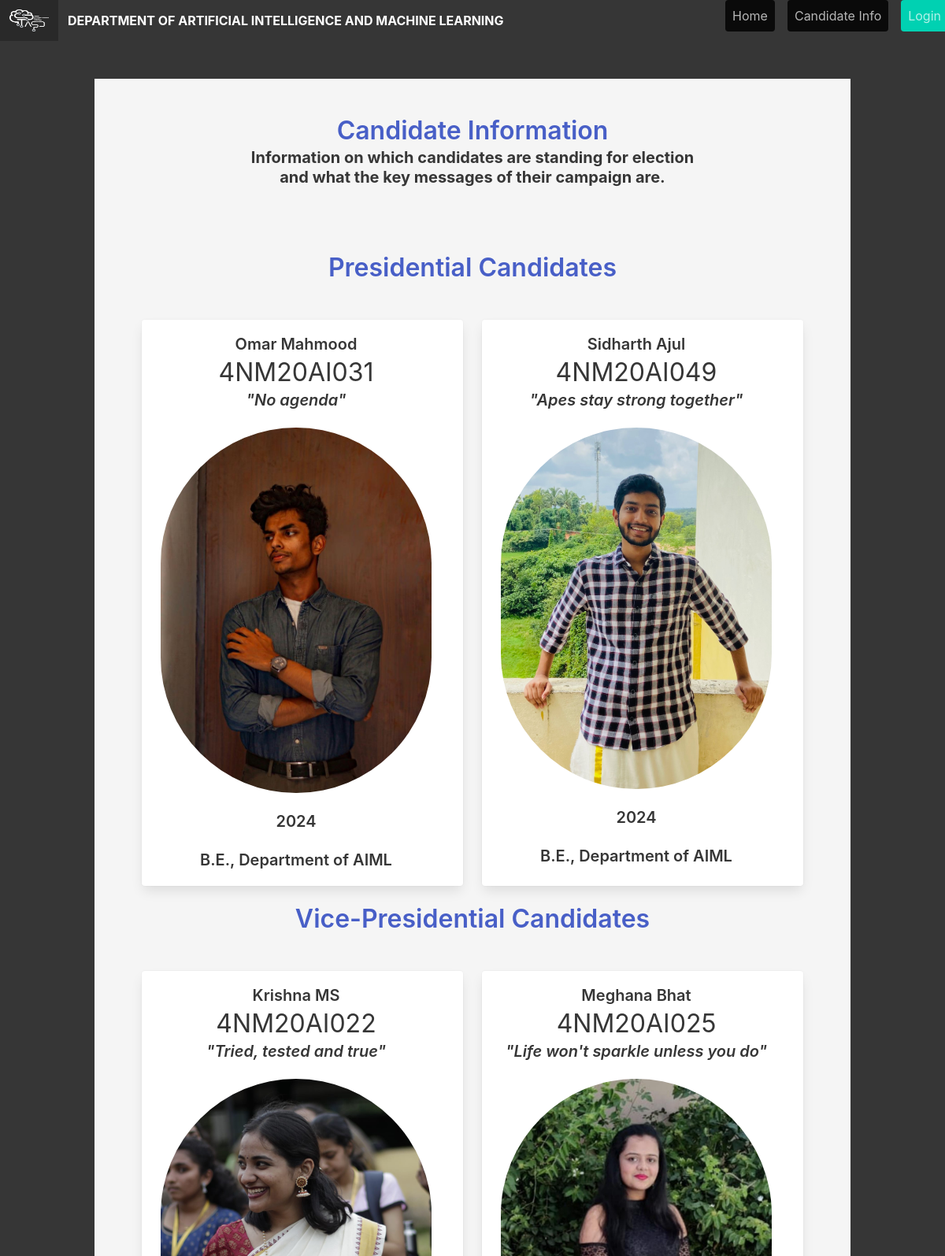
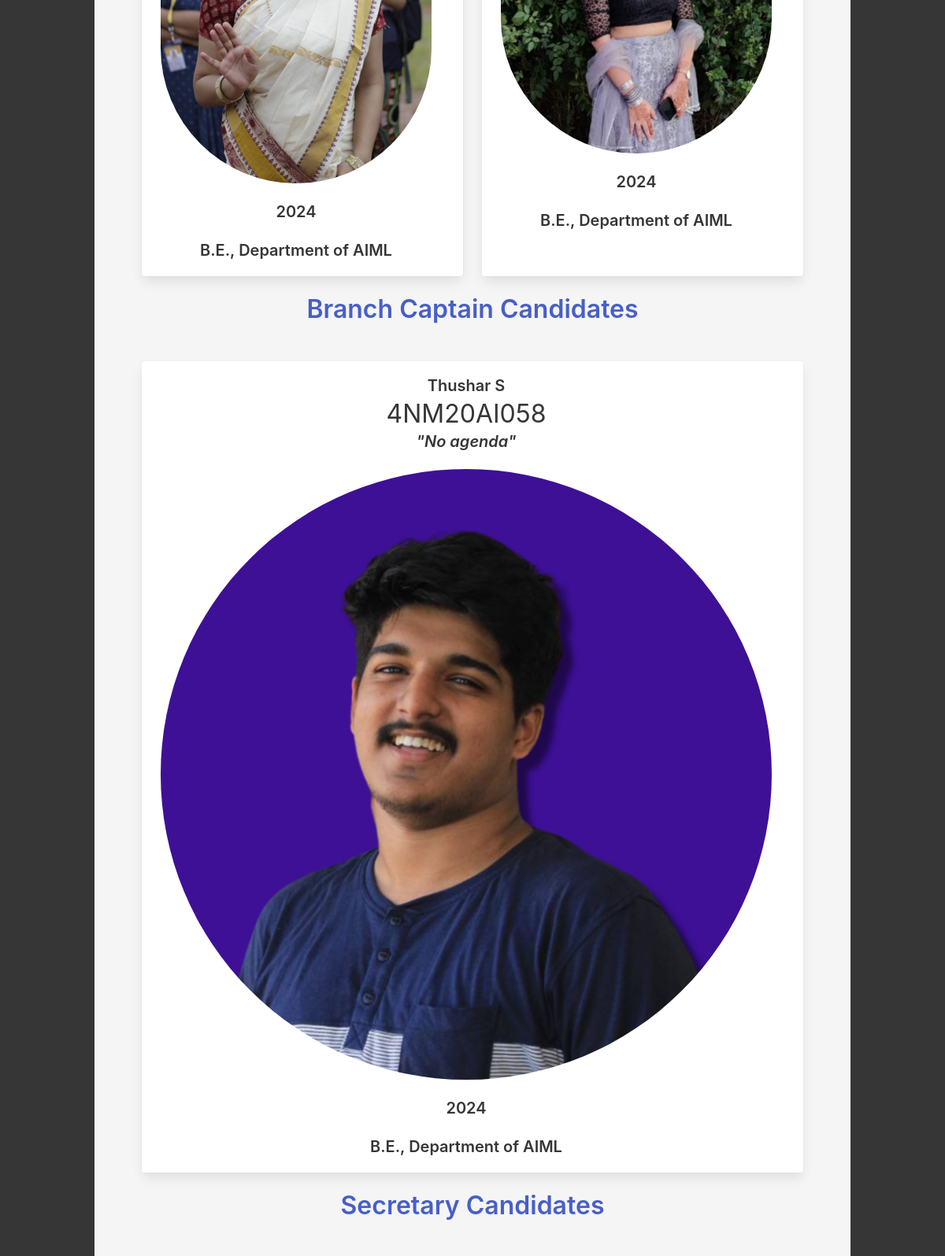
The page /candidate (upper part) on the database its author committed (2 pictures, top to bottom).
### app/models.py (models this page shows, shortened)
class CandidateModel(db.Model):
    __tablename__ = 'candidates'
    id = db.Column(db.Integer, primary_key=True, autoincrement=True)
    roll_num = db.Column(db.String(10), nullable=False, unique=True)
    first_name = db.Column(db.String(80), nullable=False)
    last_name = db.Column(db.String(80))
    batch = db.Column(db.String(120), nullable=False)
    course = db.Column(db.String(120), nullable=False)
    department = db.Column(db.String(120), nullable=False)
    post = db.Column(db.String(80), nullable=False)
    pic_path = db.Column(db.String(120), default='images/default.png')
    agenda =  db.Column(db.String(300), default="No agenda")

### app/views.py (the view)
@app.route("/candidate")
def candidate():
    prez = CandidateModel.query.filter_by(post="President").all()
    vice = CandidateModel.query.filter_by(post="Vice-President").all()
    bc = CandidateModel.query.filter_by(post="Branch-Captain").all()
    secretary = CandidateModel.query.filter_by(post="Secretary").all()
    treasurer = CandidateModel.query.filter_by(post="Treasurer").all()
    c_sec = CandidateModel.query.filter_by(post="Cultural-Secretary").all()
    s_sec = CandidateModel.query.filter_by(post="Sports-Secretary").all()
    t_sec = CandidateModel.query.filter_by(post="Techincal-Secretary").all()
    creative = CandidateModel.query.filter_by(post="Creative-Head").all()
    s_cord = CandidateModel.query.filter_by(post="SocialMedia-Coordinator").all()
    p_cord = CandidateModel.query.filter_by(post="Photography-Coordinator").all()
    graph = CandidateModel.query.filter_by(post="Graphic-Designer").all()
    website = CandidateModel.query.filter_by(post="Website-Manager").all()
    return render_template("candidate.html",prez=prez,vice=vice,bc=bc,secretary=secretary,treasurer=treasurer,c_sec=c_sec,t_sec=t_sec,s_sec=s_sec,creative=creative,s_cord=s_cord,p_cord=p_cord,graph=graph,website=website)

### app/templates/candidate.html (shortened to what this page needs)
{% extends "base.html" %}
{% block content %}
<section class="hero has-background-white-ter is-fullheight-with-navbar">
    <div class="hero-body">
      <div class="container">
        <div class="columns">
            <div class="column is-12 ">
              <h1 class="title has-text-link">
                Candidate Information
            </h1>
            <h2 class="subtitle is-5 has-text-dark has-text-centered has-text-weight-bold">
                Information on which candidates are standing for election <br>
                and what the key messages of their campaign are.
            </h2>
            <br>
            <br>
            <div class="column id-9">
              <h1 class="title has-text-link">Presidential Candidates</h1>
              <br>
              <div class="tile is-ancestor ">
              {% for prez in prez %}
                {% if not prez.last_name == 'Vote'%}
                    <div class="tile is-parent">
                      <article class="tile is-child box notification is-white">
                        <h1 class="title is-5 has-text-dark">{{ prez.first_name }} {{ prez.last_name }}</h1>
                        <p class="subtitle is-3 has-text-dark">{{prez.roll_num}}</p>
                        <p class="title is-5 has-text-dark is-italic">"{{prez.agenda}}"</p>
                        <figure class="image">
                            <img class="is-rounded" src="{{ prez.pic_path}}">
                        </figure>
                        <br>
                        <p class="subtitle has-text-dark has-text-weight-semibold">{{prez.batch}}</p>
                        <p class="subtitle has-text-dark has-text-weight-semibold">{{prez.course}}, {{prez.department}}</p>
                      </article>
                    </div>
                {% endif %}
              {% endfor %}
              </div>
              <h1 class="title has-text-link">Vice-Presidential Candidates</h1>
              <br>
              <div class="tile is-ancestor ">
                {% for vice in vice %}
                  {% if not vice.last_name == 'Vote'%}
                      <div class="tile is-parent">
                        <article class="tile is-child box notification is-white">
                          <h1 class="title is-5 has-text-dark">{{ vice.first_name }} {{ vice.last_name }}</h1>
                          <p class="subtitle is-3 has-text-dark">{{vice.roll_num}}</p>
                          <p class="title is-5 has-text-dark is-italic"> "{{vice.agenda}}"</p>
                          <figure class="image">
                              <img class="is-rounded" src="{{ vice.pic_path}}">
                          </figure>
                          <br>
                          <p class="subtitle has-text-dark has-text-weight-semibold">{{vice.batch}}</p>
                          <p class="subtitle has-text-dark has-text-weight-semibold">{{vice.course}}, {{vice.department}}</p>
                        </article>
                      </div>
                  {% endif %}
                {% endfor %}
            </div>
            <h1 class="title has-text-link">Branch Captain Candidates</h1>
              <br>
              <div class="tile is-ancestor ">
                {% for bc in bc %}
                  {% if not bc.last_name == 'Vote'%}
                      <div class="tile is-parent">
                        <article class="tile is-child box notification is-white">
                          <h1 class="title is-5 has-text-dark">{{ bc.first_name }} {{ bc.last_name }}</h1>
                          <p class="subtitle is-3 has-text-dark">{{bc.roll_num}}</p>
                          <p class="title is-5 has-text-dark is-italic"> "{{bc.agenda}}"</p>
                          <figure class="image">
                              <img class="is-rounded" src="{{ bc.pic_path}}">
                          </figure>
                          <br>
                          <p class="subtitle has-text-dark has-text-weight-semibold">{{bc.batch}}</p>
                          <p class="subtitle has-text-dark has-text-weight-semibold">{{bc.course}}, {{bc.department}}</p>
                        </article>
                      </div>
                  {% endif %}
                {% endfor %}
            </div>
            <h1 class="title has-text-link">Secretary Candidates</h1>
              <br>
              <div class="tile is-ancestor ">
                {% for secretary in secretary %}
                  {% if not secretary.last_name == 'Vote'%}
                      <div class="tile is-parent">
                      </div>
                  {% endif %}
                {% endfor %}
            </div>
              <br>
              <br>
              <br>
              <br>
              <br>
              <br>
              <br>
              <br>
              <br>
          </div>
          </div>
<br>
<br>
{% endblock %}

### app/templates/base.html (shortened to what this page needs)
<!DOCTYPE html>
<html>
<head>
    {% block styles %}
    <link rel="stylesheet" href="https://cdnjs.cloudflare.com/ajax/libs/bulma/0.7.2/css/bulma.min.css" />
    {% endblock %}
</head>
<body>
    <section class="hero is-dark is-fullheight">
        <div class="block">
        <div class="hero-head">
            <nav class="navbar is-fullwidth" href="/_">
                <div class="navbar-brand">
                    <a class="navbar-item">
                        <img src="static/images/tasc.png" width="50" height="60">
                      </a>
                    <a class="navbar-item has-text-weight-bold is-rounded">
                     DEPARTMENT OF ARTIFICIAL INTELLIGENCE AND MACHINE LEARNING
                    </a>
                </div>
                <div class="container">
                    <div id="navbarMenuHeroA" class="navbar-menu">
                        <div class="navbar-end">
                            <p class="px-2">
                                <a href="{{ url_for('index') }}" class="navbar-item px-2 button is-black" >
                                    Home
                                </a>
                              </p>
                            <p class="px-2">
                                <a href="{{ url_for('candidate') }}" class="navbar-item px-2 button is-black">
                                    Candidate Info
                                </a>
                              </p>
                            {% if not current_user.is_authenticated %}
                            <p class="px-2">
                                <a href="{{ url_for('auth.login') }}" class="navbar-item button px-2 is-primary">
                                    Login
                                </a>
                              </p>
                            {% endif %}
                        </div>
                    </div>
                </div>
            </nav>
        </div>
        <div class="hero-body">
            <div class="container has-text-centered">
               {% block content %}
               {% endblock %}
            </div>
        </div>
    </div>
    </section>
</body>
</html>

### rows shown on the page
CandidateModel: first_name "Omar", last_name "Mahmood", roll_num "4NM20AI031", agenda "No agenda", pic_path (picture), batch "2024", course "B.E.", department "Department of AIML"
CandidateModel: first_name "Sidharth", last_name "Ajul", roll_num "4NM20AI049", agenda "Apes stay strong together", pic_path (picture), batch "2024", course "B.E.", department "Department of AIML"
CandidateModel: first_name "Krishna", last_name "MS", roll_num "4NM20AI022", agenda "Tried, tested and true", pic_path (picture), batch "2024", course "B.E.", department "Department of AIML"
CandidateModel: first_name "Meghana", last_name "Bhat", roll_num "4NM20AI025", agenda "Life won't sparkle unless you do", pic_path (picture), batch "2024", course "B.E.", department "Department of AIML"
CandidateModel: first_name "Thushar", last_name "S", roll_num "4NM20AI058", agenda "No agenda", pic_path (picture), batch "2024", course "B.E.", department "Department of AIML"
